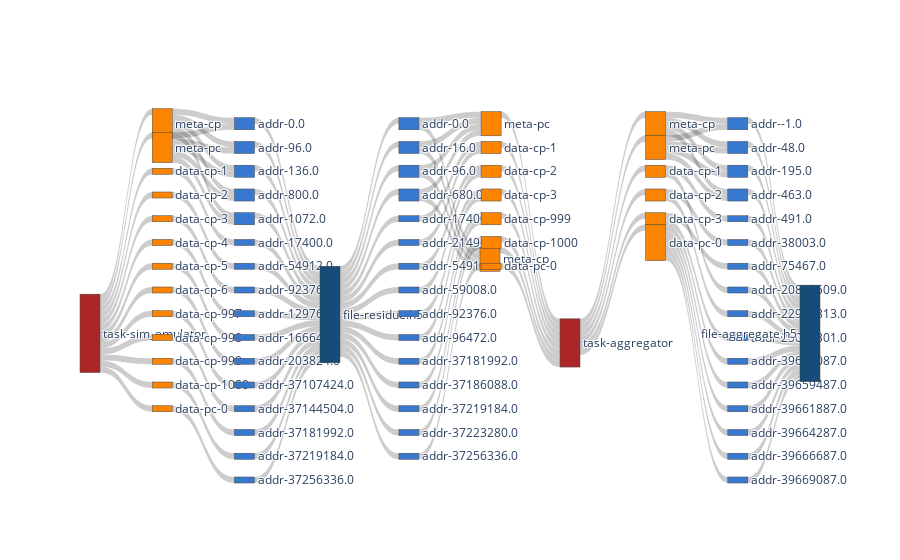

The notebook cell this image was saved under:
### Code cell
f2_nodes, f2_nodes_dict = get_nodes_for_sankey(F2,rm_tags=['sim','agg_r','agg_w'])

# print(node_ref2)

f2_links = get_links_for_sankey(F2, f2_nodes_dict)
fig = go.Figure(go.Sankey(
            node = f2_nodes,
            link = f2_links, orientation='h'))
fig.show()
fig.write_html(f"{path}/sankey-sim_w_agg_r_w-vol-vfd.html")

### Figure 1 — Plotly figure (JSON) as saved in the notebook; plotly's stock layout.template omitted (floating-point values rounded to 4 significant figures; data arrays with more than 128 entries replaced by an {"elided": "..."} marker saying what was removed)
{"data": [{"link": {"label": {"elided": "134 str values"}, "source": {"elided": "134 int values"}, "target": {"elided": "134 int values"}, "value": {"elided": "134 int values"}}, "node": {"color": ["#ab2626", "#fc8403", "#fc8403", "#fc8403", "#fc8403", "#fc8403", "#fc8403", "#fc8403", "#fc8403", "#fc8403", "#fc8403", "#fc8403", "#fc8403", "#fc8403", "#3879cf", "#3879cf", "#3879cf", "#3879cf", "#3879cf", "#3879cf", "#3879cf", "#3879cf", "#3879cf", "#3879cf", "#3879cf", "#3879cf", "#3879cf", "#3879cf", "#3879cf", "#3879cf", "#154c79", "#3879cf", "#3879cf", "#3879cf", "#3879cf", "#3879cf", "#3879cf", "#3879cf", "#3879cf", "#3879cf", "#3879cf", "#3879cf", "#3879cf", "#3879cf", "#3879cf", "#3879cf", "#fc8403", "#fc8403", "#fc8403", "#fc8403", "#fc8403", "#fc8403", "#fc8403", "#fc8403", "#ab2626", "#fc8403", "#fc8403", "#fc8403", "#fc8403", "#fc8403", "#fc8403", "#3879cf", "#3879cf", "#3879cf", "#3879cf", "#3879cf", "#3879cf", "#3879cf", "#3879cf", "#3879cf", "#3879cf", "#3879cf", "#3879cf", "#3879cf", "#3879cf", "#3879cf", "#3879cf", "#154c79"], "label": ["task-sim_emulator", "meta-cp", "meta-pc", "data-cp-1", "data-cp-2", "data-cp-3", "data-cp-4", "data-cp-5", "data-cp-6", "data-cp-997", "data-cp-998", "data-cp-999", "data-cp-1000", "data-pc-0", "addr-0.0", "addr-96.0", "addr-1072.0", "addr-136.0", "addr-800.0", "addr-17400.0", "addr-54912.0", "addr-92376.0", "addr-129768.0", "addr-166640.0", "addr-203824.0", "addr-37107424.0", "addr-37144504.0", "addr-37181992.0", "addr-37219184.0", "addr-37256336.0", "file-residue.h5", "addr-0.0", "addr-16.0", "addr-96.0", "addr-680.0", "addr-17400.0", "addr-21496.0", "addr-54912.0", "addr-59008.0", "addr-92376.0", "addr-96472.0", "addr-37181992.0", "addr-37186088.0", "addr-37219184.0", "addr-37223280.0", "addr-37256336.0", "meta-cp", "meta-pc", "data-cp-1", "data-cp-2", "data-cp-3", "data-cp-999", "data-cp-1000", "data-pc-0", "task-aggregator", "meta-cp", "meta-pc", "data-cp-1", "data-cp-2", "data-cp-3", "data-pc-0", "addr--1.0", "addr-48.0", "addr-195.0", "addr-463.0", "addr-491.0", "addr-20865509.0", "addr-38003.0", "addr-22953813.0", "addr-75467.0", "addr-25039301.0", "addr-39657087.0", "addr-39659487.0", "addr-39661887.0", "addr-39664287.0", "addr-39666687.0", "addr-39669087.0", "file-aggregate.h5"], "x": [0, 0.1111, 0.1111, 0.1111, 0.1111, 0.1111, 0.1111, 0.1111, 0.1111, 0.1111, 0.1111, 0.1111, 0.1111, 0.1111, 0.2222, 0.2222, 0.2222, 0.2222, 0.2222, 0.2222, 0.2222, 0.2222, 0.2222, 0.2222, 0.2222, 0.2222, 0.2222, 0.2222, 0.2222, 0.2222, 0.3333, 0.4444, 0.4444, 0.4444, 0.4444, 0.4444, 0.4444, 0.4444, 0.4444, 0.4444, 0.4444, 0.4444, 0.4444, 0.4444, 0.4444, 0.4444, 0.5556, 0.5556, 0.5556, 0.5556, 0.5556, 0.5556, 0.5556, 0.5556, 0.6667, 0.7778, 0.7778, 0.7778, 0.7778, 0.7778, 0.7778, 0.8889, 0.8889, 0.8889, 0.8889, 0.8889, 0.8889, 0.8889, 0.8889, 0.8889, 0.8889, 0.8889, 0.8889, 0.8889, 0.8889, 0.8889, 0.8889, 1], "y": [0, 0.0625, 0.125, 0.1875, 0.25, 0.3125, 0.375, 0.4375, 0.5, 0.5625, 0.625, 0.6875, 0.75, 0.8125, 0.0625, 0.125, 0.3125, 0.1875, 0.25, 0.375, 0.4375, 0.5, 0.5625, 0.625, 0.6875, 0.75, 0.8125, 0.875, 0.9375, 1, 0, 0.0625, 0.125, 0.1875, 0.25, 0.3125, 0.375, 0.4375, 0.5, 0.5625, 0.625, 0.6875, 0.75, 0.8125, 0.875, 0.9375, 0, 0.0625, 0.125, 0.1875, 0.25, 0.3125, 0.375, 0.4375, 0, 0.0625, 0.125, 0.1875, 0.25, 0.3125, 0.375, 0.0625, 0.125, 0.1875, 0.25, 0.3125, 0.5, 0.375, 0.5625, 0.4375, 0.625, 0.6875, 0.75, 0.8125, 0.875, 0.9375, 1, 0]}, "orientation": "h", "type": "sankey"}], "layout": {}}
